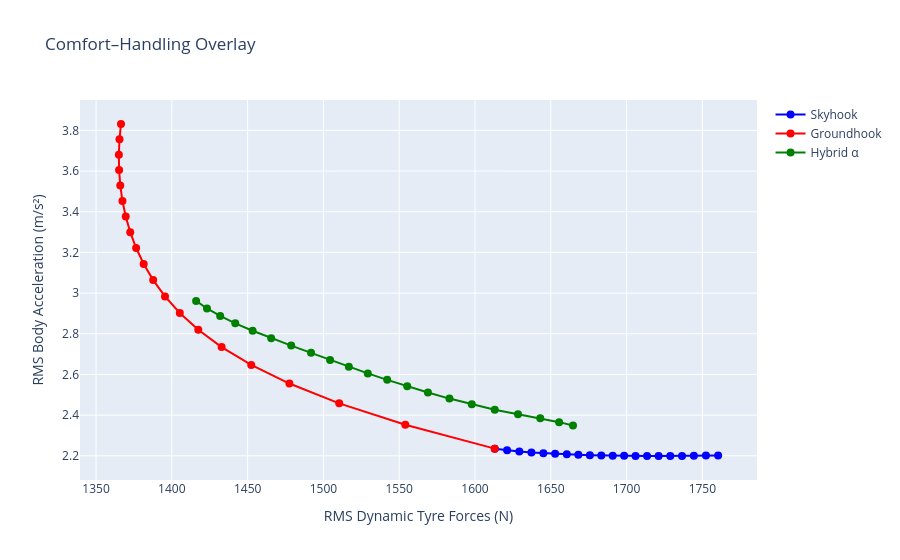

The notebook cell saved with this chart:
### Code cell
fig_overlay = overlay_sweeps(
    sweeps=[
        {
            "name": "Skyhook",
            "values": np.linspace(0, 5000, 20),
            "controller_factory": lambda c: SkyhookDamper(c),
            "label": lambda c: f"Skyhook c={c:.0f}",
            "color": "blue",
        },
        {
            "name": "Groundhook",
            "values": np.linspace(0, 5000, 20),
            "controller_factory": lambda c: GroundhookDamper(c),
            "label": lambda c: f"Groundhook c={c:.0f}",
            "color": "red",
        },
        {
            "name": "Hybrid α",
            "values": np.linspace(0, 1, 21),
            "controller_factory": lambda a: SemiActiveWrapper(
                HybridActiveDamper(5000, 2100, alpha=a)
            ),
            "label": lambda a: f"α={a:.2f}",
            "color": "green",
        },
    ],
    title="Comfort–Handling Overlay",
    xaxis_title="RMS Dynamic Tyre Forces (N)",
    yaxis_title="RMS Body Acceleration (m/s²)",
)

fig_overlay.show()
fig_overlay.write_image(str(IMG_DIR / 'overlay_pareto.png'), width=900, height=600, scale=2)

### Figure 1 — Plotly figure (JSON) as saved in the notebook; plotly's stock layout.template omitted (floating-point values rounded to 4 significant figures)
{"data": [{"hovertemplate": "%{text}<br>Tyre: %{x:.1f} N<br>RMS: %{y:.3f} m/s²", "marker": {"color": "blue", "size": 8}, "mode": "lines+markers", "name": "Skyhook", "text": ["Skyhook c=0", "Skyhook c=263", "Skyhook c=526", "Skyhook c=789", "Skyhook c=1053", "Skyhook c=1316", "Skyhook c=1579", "Skyhook c=1842", "Skyhook c=2105", "Skyhook c=2368", "Skyhook c=2632", "Skyhook c=2895", "Skyhook c=3158", "Skyhook c=3421", "Skyhook c=3684", "Skyhook c=3947", "Skyhook c=4211", "Skyhook c=4474", "Skyhook c=4737", "Skyhook c=5000"], "type": "scatter", "x": [1613.0, 1621.0, 1629.0, 1637.0, 1645.0, 1653.0, 1661.0, 1668.0, 1676.0, 1683.0, 1691.0, 1698.0, 1706.0, 1714.0, 1721.0, 1729.0, 1737.0, 1744.0, 1752.0, 1760.0], "y": [2.235, 2.227, 2.221, 2.217, 2.213, 2.21, 2.207, 2.205, 2.203, 2.202, 2.201, 2.2, 2.199, 2.199, 2.199, 2.199, 2.2, 2.2, 2.201, 2.202]}, {"hovertemplate": "%{text}<br>Tyre: %{x:.1f} N<br>RMS: %{y:.3f} m/s²", "marker": {"color": "red", "size": 8}, "mode": "lines+markers", "name": "Groundhook", "text": ["Groundhook c=0", "Groundhook c=263", "Groundhook c=526", "Groundhook c=789", "Groundhook c=1053", "Groundhook c=1316", "Groundhook c=1579", "Groundhook c=1842", "Groundhook c=2105", "Groundhook c=2368", "Groundhook c=2632", "Groundhook c=2895", "Groundhook c=3158", "Groundhook c=3421", "Groundhook c=3684", "Groundhook c=3947", "Groundhook c=4211", "Groundhook c=4474", "Groundhook c=4737", "Groundhook c=5000"], "type": "scatter", "x": [1613.0, 1554.0, 1510.0, 1478.0, 1452.0, 1433.0, 1417.0, 1405.0, 1395.0, 1388.0, 1381.0, 1376.0, 1373.0, 1370.0, 1367.0, 1366.0, 1365.0, 1365.0, 1365.0, 1366.0], "y": [2.235, 2.352, 2.458, 2.555, 2.647, 2.735, 2.82, 2.902, 2.984, 3.064, 3.143, 3.222, 3.299, 3.376, 3.453, 3.529, 3.605, 3.681, 3.756, 3.831]}, {"hovertemplate": "%{text}<br>Tyre: %{x:.1f} N<br>RMS: %{y:.3f} m/s²", "marker": {"color": "green", "size": 8}, "mode": "lines+markers", "name": "Hybrid α", "text": ["α=0.00", "α=0.05", "α=0.10", "α=0.15", "α=0.20", "α=0.25", "α=0.30", "α=0.35", "α=0.40", "α=0.45", "α=0.50", "α=0.55", "α=0.60", "α=0.65", "α=0.70", "α=0.75", "α=0.80", "α=0.85", "α=0.90", "α=0.95", "α=1.00"], "type": "scatter", "x": [1416.0, 1423.0, 1432.0, 1442.0, 1453.0, 1466.0, 1479.0, 1492.0, 1504.0, 1517.0, 1529.0, 1542.0, 1555.0, 1569.0, 1583.0, 1598.0, 1613.0, 1628.0, 1643.0, 1655.0, 1665.0], "y": [2.962, 2.925, 2.888, 2.851, 2.815, 2.778, 2.742, 2.706, 2.671, 2.638, 2.605, 2.573, 2.542, 2.511, 2.481, 2.453, 2.427, 2.404, 2.384, 2.365, 2.349]}], "layout": {"title": {"text": "Comfort–Handling Overlay"}, "xaxis": {"title": {"text": "RMS Dynamic Tyre Forces (N)"}}, "yaxis": {"title": {"text": "RMS Body Acceleration (m/s²)"}}}}
